Frame 1 (no input): blank canvas, image omitted
Frame 60 (no input): blank canvas, image omitted
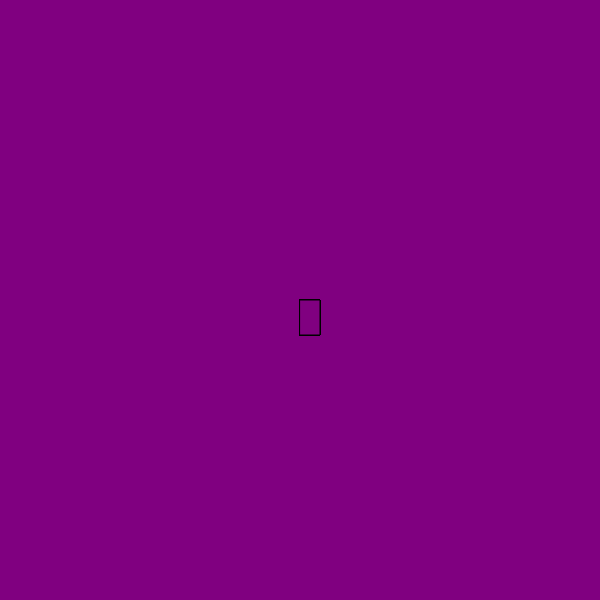
Frame 120 (the mouse pressed at the canvas centre since frame 60)

The p5.js sketch whose frames 1 and 60 were blank and that drew this single picture after the mouse press (run headless with seeded random() and noise() and a simulated clock; from frame 60 on, the mouse is pressed at the canvas centre):

// p5.js sketch
// ── sketch.js
function setup() {
    createCanvas(600, 600);
  background("purple");
  }
  
  
  function draw() {
  
     stroke ( "black");
     fill ( "purple");
    
    
    // console.log(mouseIsPressed);
    
    if (mouseIsPressed){
      rect(mouseX, mouseY, 20, 35);
    }
  }
// ── anacaroline.html
function setup() {
    createCanvas(600, 600);
  background("purple");
  }
    function draw() {
  
     stroke ( "black");
     fill ( "purple");
    
    
    // console.log(mouseIsPressed);
    
    if (mouseIsPressed){
      rect(mouseX, mouseY, 20, 35);
    }
  }
